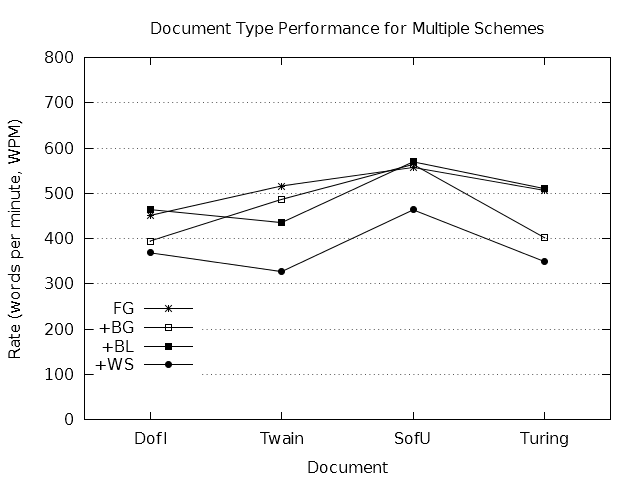

The script that saved this image:
terminal = "pngcairo"
output = "type-all.png"

if (!exists("input")) input = "spd-all.dat"

set datafile missing "-"
stats input using 3 nooutput

if (!exists("schemeCount")) {
	schemeCount = STATS_blocks
}

if (!exists("fileCount")) {
	fileCount = (STATS_records + STATS_invalid) / STATS_blocks
}

if (exists("terminal")) {
	set terminal terminal mono solid
}
else {
	set terminal windows monochrome solid
}

if (exists("output")) set output output

set title "Document Type Performance for Multiple Schemes"
set style data linespoints
set key autotitle columnhead left bottom

set ylabel "Rate (words per minute, WPM)"
set yrange [ 0 : 800 ]
set ytics 100
set grid ytics

set xlabel "Document"
set xrange [ -0.5 : fileCount - 0.5 ]

plot for [ i = 1 : schemeCount ] input using 3 : xticlabels(1) index i - 1 pointtype i + 2
